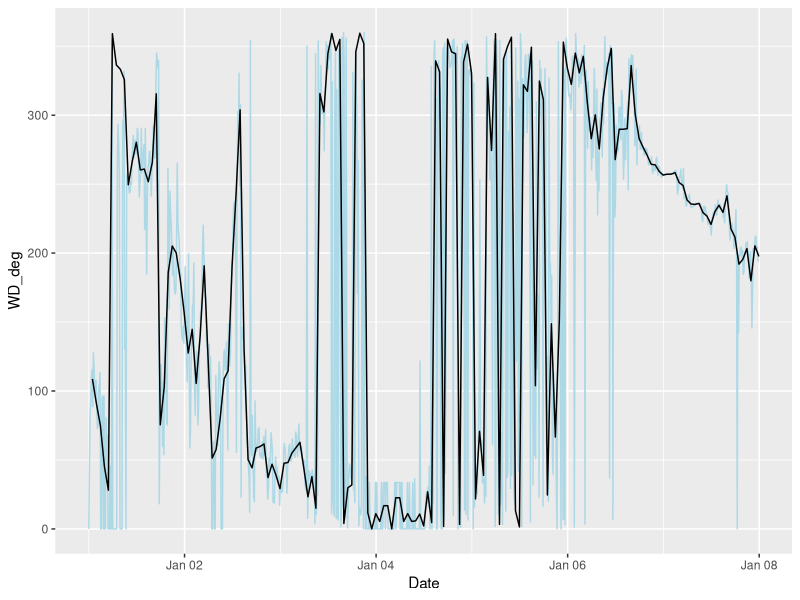
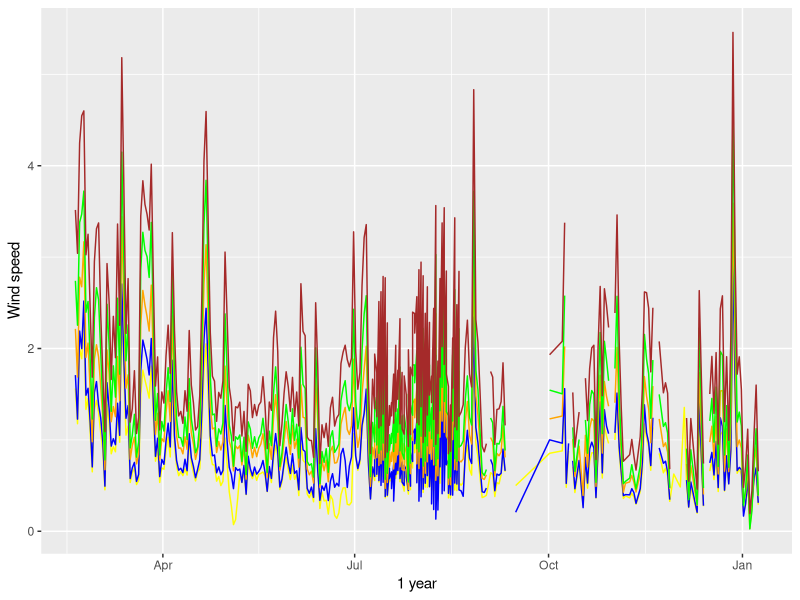

These figures' R source, in order:
## ---- chunk 1
library(tidyverse)
library(lubridate)
## ---- chunk 2
wind <- read_csv("../Data_lectures/7_Wind/Winddata_Botanical_garden.csv")
## ---- chunk 3
deg2rad <- function(deg) deg * pi / 180
rad2deg <- function(rad) rad * 180 / pi

# calculates the wind angular average over the provide input.
# intend to be used together with group_by and summarize
wind_dir_average <- function(wd){
  dir <- deg2rad(wd)
  # calc the vector components and then make the mean
  u <- cos(dir) %>% mean
  v <- sin(dir) %>% mean
  # convert back to a direction. Note atan2 uses y,x
  avg_dir <- atan2(v, u)
  # need to convert in 0 - 360 range
  avg_dir <- avg_dir %% (2*pi)
  return(rad2deg(avg_dir))
}

## ---- chunk 4
wind_1h <- wind %>%
  group_by(round_date(Date, unit = "1 hour")) %>%
  summarise(across(-WD_deg, mean), WD_deg = wind_dir_average(WD_deg))
## ---- chunk 5
wind_1h
## ---- chunk 6
wind %>%
  filter(week(Date)==1) %>%
ggplot()+
  geom_line(aes(Date, WD_deg), colour="lightblue") +
  geom_line(aes(Date, WD_deg), data=filter(wind_1h, week(Date)==1))

## ---- chunk 7

  
wind_m<- wind %>%
group_by(yday(Date)) %>%
summarise_all(mean)

windspeed <- ggplot(wind_m)+
  geom_line(aes(Date, WS_05m), colour="yellow")+
  geom_line(aes(Date, WS_1m), colour="blue")+
  geom_line(aes(Date, WS_2m), colour="orange")+
  geom_line(aes(Date, WS_5m), colour="green")+
  geom_line(aes(Date, WS_10m), colour="brown") +
  labs(y = "Wind speed", x = "1 year", color = "")

## ---- chunk 8
windspeed
